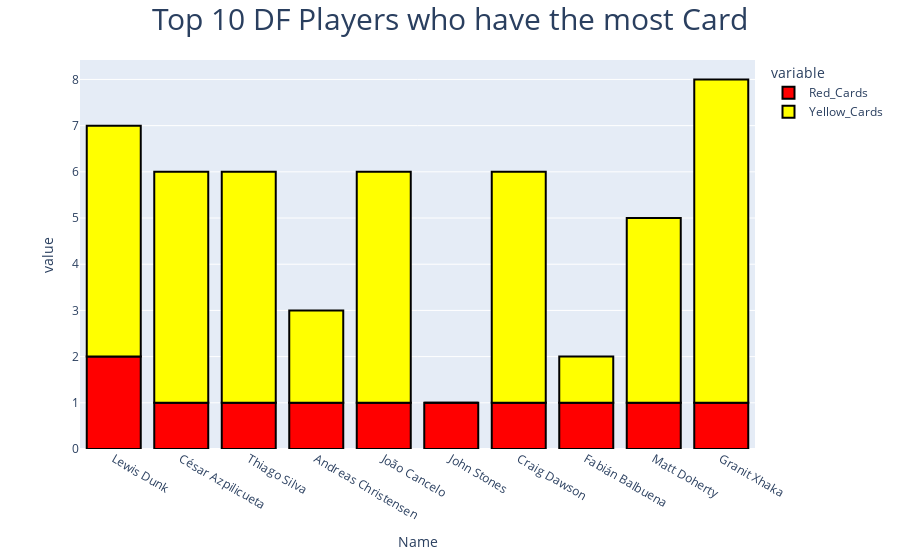

The cell this chart's notebook holds for it:
### Markdown cell above
### 3.5. Who were the defensive players that accumulated more cards in the league?

### Code cell
DF_players = EPL_Data[EPL_Data['Position'].str.contains("DF")]
DF_players_red = DF_players.nlargest(10, "Red_Cards" or "Yellow_Cards")[['Name', 'Red_Cards', 'Yellow_Cards']]
fig = px.bar(DF_players_red, x="Name", y=["Red_Cards", "Yellow_Cards"],
             color_discrete_map={
                 "Red_Cards": "red",
                 "Yellow_Cards": "yellow"}

             )
fig.update_layout(title_text='Top 10 DF Players who have the most Card',
                  title_x=0.5, title_font=dict(size=30))
fig.update_traces(marker=dict(line=dict(color='#000000', width=2)))
fig.show()

### Figure 1 — Plotly figure (JSON) as saved in the notebook; plotly's stock layout.template omitted (floating-point values rounded to 4 significant figures)
{"data": [{"alignmentgroup": "True", "hovertemplate": "variable=Red_Cards<br>Name=%{x}<br>value=%{y}<extra></extra>", "legendgroup": "Red_Cards", "marker": {"color": "red", "line": {"color": "#000000", "width": 2}, "pattern": {"shape": ""}}, "name": "Red_Cards", "offsetgroup": "Red_Cards", "orientation": "v", "showlegend": true, "textposition": "auto", "type": "bar", "x": ["Lewis Dunk", "César Azpilicueta", "Thiago Silva", "Andreas Christensen", "João Cancelo", "John Stones", "Craig Dawson", "Fabián Balbuena", "Matt Doherty", "Granit Xhaka"], "xaxis": "x", "y": [2, 1, 1, 1, 1, 1, 1, 1, 1, 1], "yaxis": "y"}, {"alignmentgroup": "True", "hovertemplate": "variable=Yellow_Cards<br>Name=%{x}<br>value=%{y}<extra></extra>", "legendgroup": "Yellow_Cards", "marker": {"color": "yellow", "line": {"color": "#000000", "width": 2}, "pattern": {"shape": ""}}, "name": "Yellow_Cards", "offsetgroup": "Yellow_Cards", "orientation": "v", "showlegend": true, "textposition": "auto", "type": "bar", "x": ["Lewis Dunk", "César Azpilicueta", "Thiago Silva", "Andreas Christensen", "João Cancelo", "John Stones", "Craig Dawson", "Fabián Balbuena", "Matt Doherty", "Granit Xhaka"], "xaxis": "x", "y": [5, 5, 5, 2, 5, 0, 5, 1, 4, 7], "yaxis": "y"}], "layout": {"barmode": "relative", "legend": {"title": {"text": "variable"}, "tracegroupgap": 0}, "margin": {"t": 60}, "title": {"font": {"size": 30}, "text": "Top 10 DF Players who have the most Card", "x": 0.5}, "xaxis": {"anchor": "y", "domain": [0, 1], "title": {"text": "Name"}}, "yaxis": {"anchor": "x", "domain": [0, 1], "title": {"text": "value"}}}}
